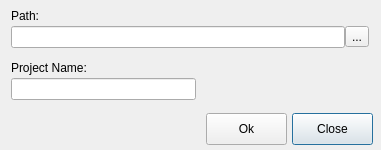
<?xml version="1.0" encoding="UTF-8"?>
<ui version="4.0">
 <class>PathFileNameDialog</class>
 <widget class="QDialog" name="PathFileNameDialog">
  <property name="windowModality">
   <enum>Qt::NonModal</enum>
  </property>
  <property name="geometry">
   <rect>
    <x>0</x>
    <y>0</y>
    <width>381</width>
    <height>150</height>
   </rect>
  </property>
  <property name="sizePolicy">
   <sizepolicy hsizetype="Fixed" vsizetype="Fixed">
    <horstretch>0</horstretch>
    <verstretch>0</verstretch>
   </sizepolicy>
  </property>
  <property name="minimumSize">
   <size>
    <width>381</width>
    <height>150</height>
   </size>
  </property>
  <property name="maximumSize">
   <size>
    <width>600</width>
    <height>150</height>
   </size>
  </property>
  <property name="windowTitle">
   <string>Save all page as project</string>
  </property>
  <layout class="QVBoxLayout">
   <property name="spacing">
    <number>0</number>
   </property>
   <property name="topMargin">
    <number>6</number>
   </property>
   <property name="rightMargin">
    <number>0</number>
   </property>
   <property name="bottomMargin">
    <number>0</number>
   </property>
   <item>
    <widget class="QLabel" name="PFD_label_path">
     <property name="sizePolicy">
      <sizepolicy hsizetype="Preferred" vsizetype="Fixed">
       <horstretch>0</horstretch>
       <verstretch>0</verstretch>
      </sizepolicy>
     </property>
     <property name="text">
      <string>Path:</string>
     </property>
    </widget>
   </item>
   <item>
    <layout class="QHBoxLayout" name="PFD_HBoxLayout_path">
     <item>
      <widget class="QLineEdit" name="PFD_lineEdit_path"/>
     </item>
     <item>
      <widget class="QToolButton" name="PFD_pushButton_path">
       <property name="text">
        <string>...</string>
       </property>
      </widget>
     </item>
     <item>
      <spacer name="PFD_Spacer_path">
       <property name="orientation">
        <enum>Qt::Horizontal</enum>
       </property>
       <property name="sizeType">
        <enum>QSizePolicy::Fixed</enum>
       </property>
       <property name="sizeHint" stdset="0">
        <size>
         <width>12</width>
         <height>20</height>
        </size>
       </property>
      </spacer>
     </item>
    </layout>
   </item>
   <item>
    <spacer name="PFD_Spacer_pathprojectname">
     <property name="orientation">
      <enum>Qt::Vertical</enum>
     </property>
     <property name="sizeType">
      <enum>QSizePolicy::Fixed</enum>
     </property>
     <property name="sizeHint" stdset="0">
      <size>
       <width>20</width>
       <height>10</height>
      </size>
     </property>
    </spacer>
   </item>
   <item>
    <widget class="QLabel" name="PFD_label_fileName">
     <property name="sizePolicy">
      <sizepolicy hsizetype="Preferred" vsizetype="Fixed">
       <horstretch>0</horstretch>
       <verstretch>0</verstretch>
      </sizepolicy>
     </property>
     <property name="text">
      <string>Project Name:</string>
     </property>
    </widget>
   </item>
   <item>
    <layout class="QHBoxLayout" name="PFD_HBoxLayout_projectname">
     <property name="spacing">
      <number>0</number>
     </property>
     <item>
      <widget class="QLineEdit" name="PFD_lineEdit_fileName"/>
     </item>
     <item>
      <spacer name="PFD_Spacer_projectname">
       <property name="orientation">
        <enum>Qt::Horizontal</enum>
       </property>
       <property name="sizeHint" stdset="0">
        <size>
         <width>40</width>
         <height>20</height>
        </size>
       </property>
      </spacer>
     </item>
    </layout>
   </item>
   <item>
    <spacer name="PFD_Spacer_projectnameokclose">
     <property name="orientation">
      <enum>Qt::Vertical</enum>
     </property>
     <property name="sizeType">
      <enum>QSizePolicy::Fixed</enum>
     </property>
     <property name="sizeHint" stdset="0">
      <size>
       <width>20</width>
       <height>10</height>
      </size>
     </property>
    </spacer>
   </item>
   <item>
    <layout class="QHBoxLayout" name="PFD_HBoxLayout_okclose">
     <property name="spacing">
      <number>0</number>
     </property>
     <item>
      <spacer name="PFD_Spacer_okclose">
       <property name="orientation">
        <enum>Qt::Horizontal</enum>
       </property>
       <property name="sizeType">
        <enum>QSizePolicy::Expanding</enum>
       </property>
       <property name="sizeHint" stdset="0">
        <size>
         <width>10</width>
         <height>20</height>
        </size>
       </property>
      </spacer>
     </item>
     <item>
      <widget class="QPushButton" name="PFD_pushButton_ok">
       <property name="minimumSize">
        <size>
         <width>81</width>
         <height>32</height>
        </size>
       </property>
       <property name="maximumSize">
        <size>
         <width>81</width>
         <height>32</height>
        </size>
       </property>
       <property name="text">
        <string>Ok</string>
       </property>
      </widget>
     </item>
     <item>
      <spacer name="PFD_Spacer_okclosebuttons">
       <property name="orientation">
        <enum>Qt::Horizontal</enum>
       </property>
       <property name="sizeType">
        <enum>QSizePolicy::Fixed</enum>
       </property>
       <property name="sizeHint" stdset="0">
        <size>
         <width>5</width>
         <height>20</height>
        </size>
       </property>
      </spacer>
     </item>
     <item>
      <widget class="QPushButton" name="PFD_pushButton_close">
       <property name="minimumSize">
        <size>
         <width>81</width>
         <height>32</height>
        </size>
       </property>
       <property name="maximumSize">
        <size>
         <width>81</width>
         <height>32</height>
        </size>
       </property>
       <property name="text">
        <string>Close</string>
       </property>
       <property name="default">
        <bool>true</bool>
       </property>
      </widget>
     </item>
     <item>
      <spacer name="PFD_Spacer_close">
       <property name="orientation">
        <enum>Qt::Horizontal</enum>
       </property>
       <property name="sizeType">
        <enum>QSizePolicy::Fixed</enum>
       </property>
       <property name="sizeHint" stdset="0">
        <size>
         <width>8</width>
         <height>5</height>
        </size>
       </property>
      </spacer>
     </item>
    </layout>
   </item>
  </layout>
 </widget>
 <resources/>
 <connections>
  <connection>
   <sender>PFD_pushButton_close</sender>
   <signal>clicked()</signal>
   <receiver>PathFileNameDialog</receiver>
   <slot>reject()</slot>
   <hints>
    <hint type="sourcelabel">
     <x>294</x>
     <y>116</y>
    </hint>
    <hint type="destinationlabel">
     <x>173</x>
     <y>66</y>
    </hint>
   </hints>
  </connection>
  <connection>
   <sender>PFD_pushButton_ok</sender>
   <signal>clicked()</signal>
   <receiver>PathFileNameDialog</receiver>
   <slot>accept()</slot>
   <hints>
    <hint type="sourcelabel">
     <x>220</x>
     <y>116</y>
    </hint>
    <hint type="destinationlabel">
     <x>173</x>
     <y>66</y>
    </hint>
   </hints>
  </connection>
 </connections>
</ui>
